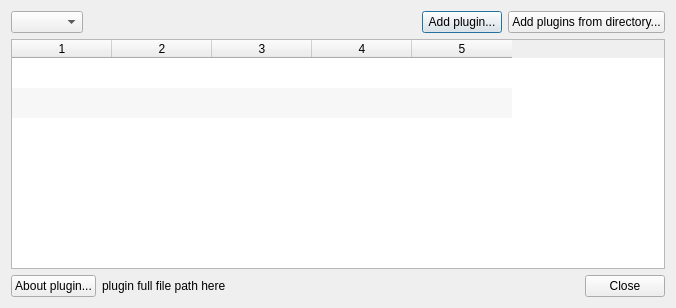
<?xml version="1.0" encoding="UTF-8"?>
<ui version="4.0">
 <class>PluginsWindow</class>
 <widget class="QDialog" name="PluginsWindow">
  <property name="geometry">
   <rect>
    <x>0</x>
    <y>0</y>
    <width>676</width>
    <height>308</height>
   </rect>
  </property>
  <property name="windowTitle">
   <string>Dialog</string>
  </property>
  <layout class="QVBoxLayout" name="verticalLayout">
   <item>
    <layout class="QHBoxLayout" name="horizontalLayout">
     <item>
      <widget class="QComboBox" name="comboBoxPluginTypes"/>
     </item>
     <item>
      <spacer name="horizontalSpacer">
       <property name="orientation">
        <enum>Qt::Horizontal</enum>
       </property>
       <property name="sizeHint" stdset="0">
        <size>
         <width>40</width>
         <height>20</height>
        </size>
       </property>
      </spacer>
     </item>
     <item>
      <widget class="QPushButton" name="buttonAddPlugin">
       <property name="text">
        <string>Add plugin...</string>
       </property>
      </widget>
     </item>
     <item>
      <widget class="QPushButton" name="buttonAddPluginDir">
       <property name="text">
        <string>Add plugins from directory...</string>
       </property>
      </widget>
     </item>
    </layout>
   </item>
   <item>
    <widget class="QTableWidget" name="tableWidget">
     <property name="alternatingRowColors">
      <bool>true</bool>
     </property>
     <property name="selectionMode">
      <enum>QAbstractItemView::SingleSelection</enum>
     </property>
     <property name="selectionBehavior">
      <enum>QAbstractItemView::SelectRows</enum>
     </property>
     <property name="showGrid">
      <bool>false</bool>
     </property>
     <property name="gridStyle">
      <enum>Qt::SolidLine</enum>
     </property>
     <property name="cornerButtonEnabled">
      <bool>true</bool>
     </property>
     <property name="rowCount">
      <number>3</number>
     </property>
     <property name="columnCount">
      <number>5</number>
     </property>
     <attribute name="horizontalHeaderCascadingSectionResizes">
      <bool>false</bool>
     </attribute>
     <attribute name="horizontalHeaderHighlightSections">
      <bool>false</bool>
     </attribute>
     <attribute name="verticalHeaderVisible">
      <bool>false</bool>
     </attribute>
     <attribute name="verticalHeaderHighlightSections">
      <bool>false</bool>
     </attribute>
     <row/>
     <row/>
     <row/>
     <column/>
     <column/>
     <column/>
     <column/>
     <column/>
    </widget>
   </item>
   <item>
    <layout class="QHBoxLayout" name="horizontalLayout_2">
     <item>
      <widget class="QPushButton" name="buttonAboutPlugin">
       <property name="text">
        <string>About plugin...</string>
       </property>
      </widget>
     </item>
     <item>
      <widget class="QLabel" name="labelPluginPath">
       <property name="text">
        <string>plugin full file path here</string>
       </property>
      </widget>
     </item>
     <item>
      <spacer name="horizontalSpacer_2">
       <property name="orientation">
        <enum>Qt::Horizontal</enum>
       </property>
       <property name="sizeHint" stdset="0">
        <size>
         <width>40</width>
         <height>20</height>
        </size>
       </property>
      </spacer>
     </item>
     <item>
      <widget class="QPushButton" name="buttonClose">
       <property name="text">
        <string>Close</string>
       </property>
      </widget>
     </item>
    </layout>
   </item>
  </layout>
 </widget>
 <resources/>
 <connections>
  <connection>
   <sender>buttonAddPlugin</sender>
   <signal>clicked()</signal>
   <receiver>PluginsWindow</receiver>
   <slot>onLoadPlugin()</slot>
   <hints>
    <hint type="sourcelabel">
     <x>449</x>
     <y>36</y>
    </hint>
    <hint type="destinationlabel">
     <x>315</x>
     <y>145</y>
    </hint>
   </hints>
  </connection>
  <connection>
   <sender>buttonClose</sender>
   <signal>clicked()</signal>
   <receiver>PluginsWindow</receiver>
   <slot>accept()</slot>
   <hints>
    <hint type="sourcelabel">
     <x>665</x>
     <y>297</y>
    </hint>
    <hint type="destinationlabel">
     <x>466</x>
     <y>259</y>
    </hint>
   </hints>
  </connection>
  <connection>
   <sender>buttonAddPluginDir</sender>
   <signal>clicked()</signal>
   <receiver>PluginsWindow</receiver>
   <slot>onRegisterPluginsFromDir()</slot>
   <hints>
    <hint type="sourcelabel">
     <x>665</x>
     <y>36</y>
    </hint>
    <hint type="destinationlabel">
     <x>351</x>
     <y>263</y>
    </hint>
   </hints>
  </connection>
  <connection>
   <sender>comboBoxPluginTypes</sender>
   <signal>currentIndexChanged(int)</signal>
   <receiver>PluginsWindow</receiver>
   <slot>showPluginsList()</slot>
   <hints>
    <hint type="sourcelabel">
     <x>56</x>
     <y>28</y>
    </hint>
    <hint type="destinationlabel">
     <x>170</x>
     <y>10</y>
    </hint>
   </hints>
  </connection>
  <connection>
   <sender>buttonAboutPlugin</sender>
   <signal>clicked()</signal>
   <receiver>PluginsWindow</receiver>
   <slot>onAboutPlugin()</slot>
   <hints>
    <hint type="sourcelabel">
     <x>49</x>
     <y>288</y>
    </hint>
    <hint type="destinationlabel">
     <x>325</x>
     <y>280</y>
    </hint>
   </hints>
  </connection>
 </connections>
 <slots>
  <slot>onLoadPlugin()</slot>
  <slot>onRegisterPluginsFromDir()</slot>
  <slot>showPluginsList()</slot>
  <slot>onAboutPlugin()</slot>
 </slots>
</ui>
